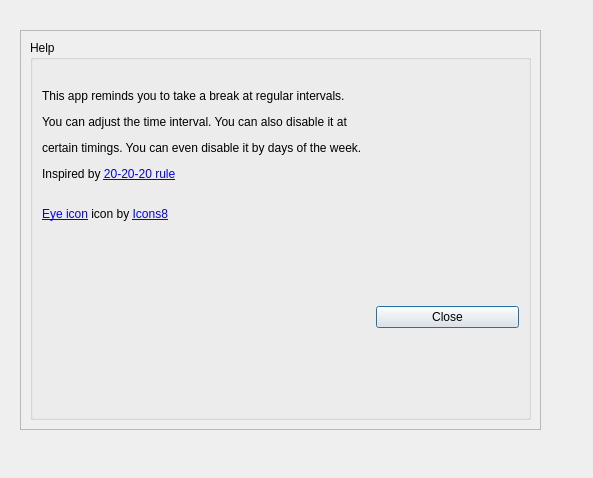
<?xml version="1.0" encoding="UTF-8"?>
<ui version="4.0">
 <class>Dialog</class>
 <widget class="QDialog" name="Dialog">
  <property name="geometry">
   <rect>
    <x>0</x>
    <y>0</y>
    <width>593</width>
    <height>478</height>
   </rect>
  </property>
  <property name="windowTitle">
   <string>Dialog</string>
  </property>
  <widget class="QScrollArea" name="scrollArea">
   <property name="geometry">
    <rect>
     <x>20</x>
     <y>30</y>
     <width>521</width>
     <height>400</height>
    </rect>
   </property>
   <property name="minimumSize">
    <size>
     <width>500</width>
     <height>400</height>
    </size>
   </property>
   <property name="maximumSize">
    <size>
     <width>700</width>
     <height>700</height>
    </size>
   </property>
   <property name="widgetResizable">
    <bool>true</bool>
   </property>
   <widget class="QWidget" name="scrollAreaWidgetContents">
    <property name="geometry">
     <rect>
      <x>0</x>
      <y>0</y>
      <width>519</width>
      <height>398</height>
     </rect>
    </property>
    <layout class="QVBoxLayout" name="verticalLayout">
     <item>
      <widget class="QGroupBox" name="groupBox">
       <property name="title">
        <string>Help</string>
       </property>
       <layout class="QGridLayout" name="gridLayout_2">
        <item row="1" column="1">
         <widget class="QPushButton" name="closeButton">
          <property name="text">
           <string>Close</string>
          </property>
         </widget>
        </item>
        <item row="0" column="0" colspan="2">
         <layout class="QVBoxLayout" name="verticalLayout_2">
          <item>
           <spacer name="horizontalSpacer">
            <property name="orientation">
             <enum>Qt::Horizontal</enum>
            </property>
            <property name="sizeHint" stdset="0">
             <size>
              <width>40</width>
              <height>20</height>
             </size>
            </property>
           </spacer>
          </item>
          <item>
           <widget class="QLabel" name="label">
            <property name="text">
             <string>&lt;html&gt;&lt;head/&gt;&lt;body&gt;&lt;p&gt;This app reminds you to take a break at regular intervals.&lt;/p&gt;&lt;p&gt;You can adjust the time interval. You can also disable it at&lt;/p&gt;&lt;p&gt;certain timings. You can even disable it by days of the week.&lt;/p&gt;&lt;p&gt;Inspired by &lt;a href=&quot;https://opto.ca/health-library/the-20-20-20-rule&quot;&gt;&lt;span style=&quot; text-decoration: underline; color:#0000ff;&quot;&gt;20-20-20 rule&lt;/span&gt;&lt;/a&gt;&lt;/p&gt;&lt;/body&gt;&lt;/html&gt;</string>
            </property>
           </widget>
          </item>
          <item>
           <spacer name="horizontalSpacer_2">
            <property name="orientation">
             <enum>Qt::Horizontal</enum>
            </property>
            <property name="sizeHint" stdset="0">
             <size>
              <width>40</width>
              <height>20</height>
             </size>
            </property>
           </spacer>
          </item>
          <item>
           <widget class="QLabel" name="label_2">
            <property name="text">
             <string>&lt;a target=&quot;_blank&quot; href=&quot;https://icons8.com/icons/set/visible&quot;&gt;Eye icon&lt;/a&gt; icon by &lt;a target=&quot;_blank&quot; href=&quot;https://icons8.com&quot;&gt;Icons8&lt;/a&gt;</string>
            </property>
           </widget>
          </item>
         </layout>
        </item>
        <item row="1" column="0">
         <spacer name="verticalSpacer">
          <property name="orientation">
           <enum>Qt::Vertical</enum>
          </property>
          <property name="sizeHint" stdset="0">
           <size>
            <width>328</width>
            <height>40</height>
           </size>
          </property>
         </spacer>
        </item>
       </layout>
      </widget>
     </item>
    </layout>
   </widget>
  </widget>
 </widget>
 <resources/>
 <connections/>
</ui>
